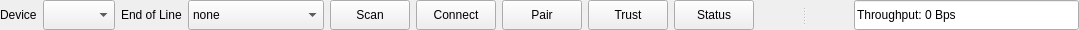
     <widget class="QSplitter" name="splitter_mainWindow_bottom">
      <property name="enabled">
       <bool>true</bool>
      </property>
      <property name="sizePolicy">
       <sizepolicy hsizetype="Expanding" vsizetype="Preferred">
        <horstretch>1</horstretch>
        <verstretch>0</verstretch>
       </sizepolicy>
      </property>
      <property name="orientation">
       <enum>Qt::Horizontal</enum>
      </property>
      <property name="handleWidth">
       <number>100</number>
      </property>
      <widget class="QWidget" name="layoutWidget">
       <layout class="QHBoxLayout" name="horizontalLayout_mainWindow_bottomLeft">
        <item>
         <layout class="QFormLayout" name="formLayout_Port">
          <property name="sizeConstraint">
           <enum>QLayout::SetDefaultConstraint</enum>
          </property>
          <property name="horizontalSpacing">
           <number>6</number>
          </property>
          <property name="verticalSpacing">
           <number>6</number>
          </property>
          <item row="0" column="0">
           <widget class="QLabel" name="label_Devices">
            <property name="sizePolicy">
             <sizepolicy hsizetype="Preferred" vsizetype="Preferred">
              <horstretch>0</horstretch>
              <verstretch>0</verstretch>
             </sizepolicy>
            </property>
            <property name="minimumSize">
             <size>
              <width>0</width>
              <height>30</height>
             </size>
            </property>
            <property name="maximumSize">
             <size>
              <width>16777215</width>
              <height>30</height>
             </size>
            </property>
            <property name="font">
             <font>
              <pointsize>9</pointsize>
             </font>
            </property>
            <property name="toolTip">
             <string>&lt;html&gt;&lt;head/&gt;&lt;body&gt;&lt;p&gt;Select BLE Device&lt;/p&gt;&lt;/body&gt;&lt;/html&gt;</string>
            </property>
            <property name="text">
             <string>Device</string>
            </property>
           </widget>
          </item>
          <item row="0" column="1">
           <widget class="QComboBox" name="comboBoxDropDown_Device">
            <property name="sizePolicy">
             <sizepolicy hsizetype="Preferred" vsizetype="Preferred">
              <horstretch>0</horstretch>
              <verstretch>0</verstretch>
             </sizepolicy>
            </property>
            <property name="minimumSize">
             <size>
              <width>0</width>
              <height>30</height>
             </size>
            </property>
            <property name="maximumSize">
             <size>
              <width>16777215</width>
              <height>30</height>
             </size>
            </property>
            <property name="font">
             <font>
              <pointsize>9</pointsize>
             </font>
            </property>
           </widget>
          </item>
         </layout>
        </item>
        <item>
         <layout class="QFormLayout" name="formLayout_lineTermination">
          <item row="0" column="0">
           <widget class="QLabel" name="label_LineTermination">
            <property name="minimumSize">
             <size>
              <width>0</width>
              <height>30</height>
             </size>
            </property>
            <property name="maximumSize">
             <size>
              <width>16777215</width>
              <height>30</height>
             </size>
            </property>
            <property name="font">
             <font>
              <pointsize>9</pointsize>
             </font>
            </property>
            <property name="text">
             <string>End of Line</string>
            </property>
           </widget>
          </item>
          <item row="0" column="1">
           <widget class="QComboBox" name="comboBoxDropDown_LineTermination">
            <property name="sizePolicy">
             <sizepolicy hsizetype="Preferred" vsizetype="Preferred">
              <horstretch>0</horstretch>
              <verstretch>0</verstretch>
             </sizepolicy>
            </property>
            <property name="minimumSize">
             <size>
              <width>0</width>
              <height>30</height>
             </size>
            </property>
            <property name="maximumSize">
             <size>
              <width>16777215</width>
              <height>30</height>
             </size>
            </property>
            <property name="font">
             <font>
              <pointsize>9</pointsize>
             </font>
            </property>
            <property name="toolTip">
             <string>&lt;html&gt;&lt;head/&gt;&lt;body&gt;&lt;p&gt;Select end of line character or none&lt;/p&gt;&lt;/body&gt;&lt;/html&gt;</string>
            </property>
            <item>
             <property name="text">
              <string>none</string>
             </property>
            </item>
            <item>
             <property name="text">
              <string>newline (\n)</string>
             </property>
            </item>
            <item>
             <property name="text">
              <string>return (\r)</string>
             </property>
            </item>
            <item>
             <property name="text">
              <string>return newline (\r\n)</string>
             </property>
            </item>
            <item>
             <property name="text">
              <string>newline return (\n\r)</string>
             </property>
            </item>
            <item>
             <property name="text">
              <string>return newline (\r\n)</string>
             </property>
            </item>
           </widget>
          </item>
         </layout>
        </item>
        <item>
         <widget class="QPushButton" name="pushButton_Scan">
          <property name="sizePolicy">
           <sizepolicy hsizetype="Preferred" vsizetype="Preferred">
            <horstretch>0</horstretch>
            <verstretch>0</verstretch>
           </sizepolicy>
          </property>
          <property name="minimumSize">
           <size>
            <width>0</width>
            <height>30</height>
           </size>
          </property>
          <property name="maximumSize">
           <size>
            <width>16777215</width>
            <height>30</height>
           </size>
          </property>
          <property name="font">
           <font>
            <pointsize>9</pointsize>
           </font>
          </property>
          <property name="toolTip">
           <string>&lt;html&gt;&lt;head/&gt;&lt;body&gt;&lt;p&gt;Scan for BLE devices&lt;/p&gt;&lt;/body&gt;&lt;/html&gt;</string>
          </property>
          <property name="text">
           <string>Scan</string>
          </property>
         </widget>
        </item>
        <item>
         <widget class="QPushButton" name="pushButton_Connect">
          <property name="sizePolicy">
           <sizepolicy hsizetype="Preferred" vsizetype="Preferred">
            <horstretch>0</horstretch>
            <verstretch>0</verstretch>
           </sizepolicy>
          </property>
          <property name="minimumSize">
           <size>
            <width>0</width>
            <height>30</height>
           </size>
          </property>
          <property name="maximumSize">
           <size>
            <width>16777215</width>
            <height>30</height>
           </size>
          </property>
          <property name="font">
           <font>
            <pointsize>9</pointsize>
           </font>
          </property>
          <property name="toolTip">
           <string>&lt;html&gt;&lt;head/&gt;&lt;body&gt;&lt;p&gt;Connect to selected BLE device&lt;/p&gt;&lt;/body&gt;&lt;/html&gt;</string>
          </property>
          <property name="text">
           <string>Connect</string>
          </property>
         </widget>
        </item>
        <item>
         <widget class="QPushButton" name="pushButton_Pair">
          <property name="minimumSize">
           <size>
            <width>0</width>
            <height>30</height>
           </size>
          </property>
          <property name="toolTip">
           <string>&lt;html&gt;&lt;head/&gt;&lt;body&gt;&lt;p&gt;Pair or remove BLE device from system&lt;/p&gt;&lt;/body&gt;&lt;/html&gt;</string>
          </property>
          <property name="text">
           <string>Pair</string>
          </property>
         </widget>
        </item>
        <item>
         <widget class="QPushButton" name="pushButton_Trust">
          <property name="minimumSize">
           <size>
            <width>0</width>
            <height>30</height>
           </size>
          </property>
          <property name="toolTip">
           <string>&lt;html&gt;&lt;head/&gt;&lt;body&gt;&lt;p&gt;Trust or untrust selected BLE device&lt;/p&gt;&lt;/body&gt;&lt;/html&gt;</string>
          </property>
          <property name="text">
           <string>Trust</string>
          </property>
         </widget>
        </item>
        <item>
         <widget class="QPushButton" name="pushButton_Status">
          <property name="minimumSize">
           <size>
            <width>0</width>
            <height>30</height>
           </size>
          </property>
          <property name="toolTip">
           <string>&lt;html&gt;&lt;head/&gt;&lt;body&gt;&lt;p&gt;Obtain system information ot BLE device status&lt;/p&gt;&lt;/body&gt;&lt;/html&gt;</string>
          </property>
          <property name="text">
           <string>Status</string>
          </property>
         </widget>
        </item>
       </layout>
      </widget>
      <widget class="QLineEdit" name="label_throughput">
       <property name="minimumSize">
        <size>
         <width>225</width>
         <height>30</height>
        </size>
       </property>
       <property name="maximumSize">
        <size>
         <width>16777215</width>
         <height>30</height>
        </size>
       </property>
       <property name="font">
        <font>
         <pointsize>9</pointsize>
        </font>
       </property>
       <property name="toolTip">
        <string>&lt;html&gt;&lt;head/&gt;&lt;body&gt;&lt;p&gt;Receive and Transmit counter&lt;/p&gt;&lt;/body&gt;&lt;/html&gt;</string>
       </property>
       <property name="text">
        <string>Throughput: 0 Bps</string>
       </property>
      </widget>
     </widget>
